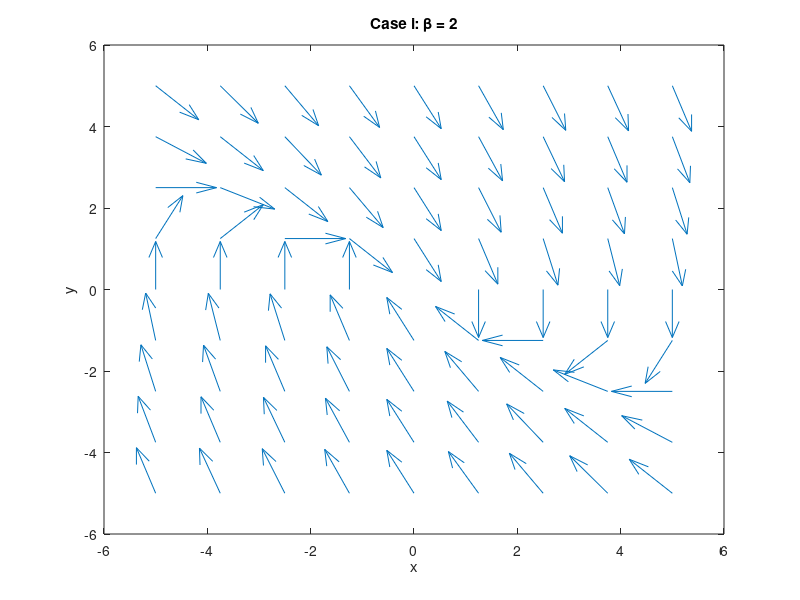
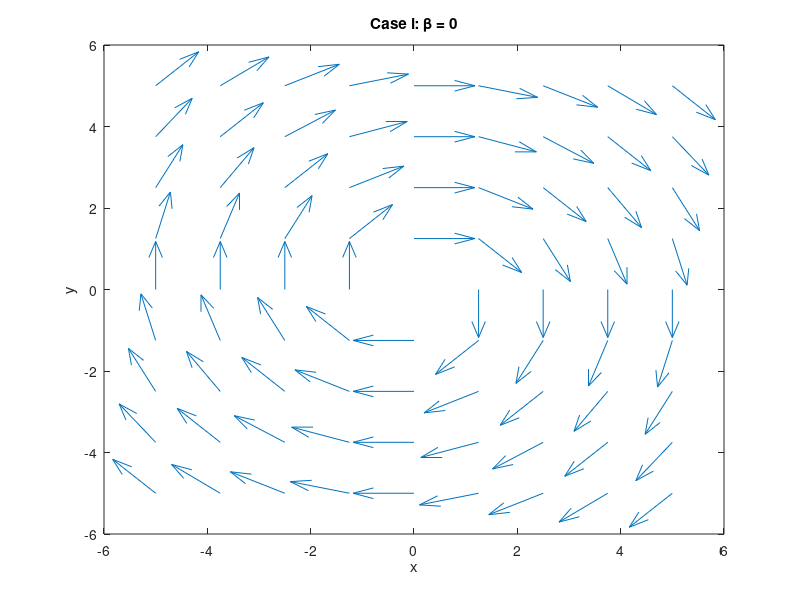
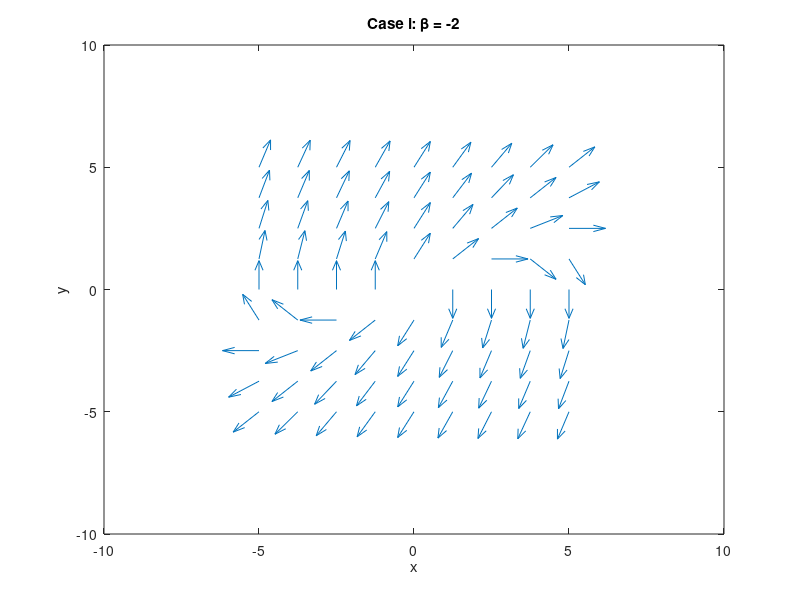

Recreate these plots in MATLAB, in order.
clear; close all;
%% Declare functions that dictate the dynamics
f1 = @(x,y,beta)(y);
f2 = @(x,y,beta)(-x - beta*y);

%% Declare 2-D mesh
lim = 5;
x = linspace(-lim,lim,9);
y = linspace(-lim,lim,9);
[X,Y] = meshgrid(x,y);
%% Case i
beta = 2;
% Storing derivatives
U = zeros(size(X));
V = zeros(size(X));
% Loop through each (x,y) pair in the mesh
for i = 1:length(X)
    for j = 1:length(Y)
        % Evaluate the derivatives
        u = f1(X(i,j),Y(i,j),beta);
        v = f2(X(i,j),Y(i,j),beta);
        r = sqrt(u^2+v^2);
        % Normalizing them to 1 and storing
        U(i,j) = u/r;
        V(i,j) = v/r;
    end
end
% Use quiver to plot; S = 0.75 to ensure arrows don't intersect
quiver(X,Y,U,V,0.75)
xlabel('x'); ylabel('y');
title('Case i: \beta = 2');
% Equilibrium point is origin
% Stable; perturbation from origin causes it to return back
%% Case ii
beta = 0;
% Storing derivatives
U = zeros(size(X));
V = zeros(size(X));
% Plot an arrow for each (x,y) pair in the mesh
for i = 1:length(X)
    for j = 1:length(Y)
        % Evaluate the derivatives
        u = f1(X(i,j),Y(i,j),beta);
        v = f2(X(i,j),Y(i,j),beta);
        r = sqrt(u^2+v^2);
        % Normalizing them to 1 and storing
        U(i,j) = u/r;
        V(i,j) = v/r;
    end
end
% used figure to open a new plot window
figure;
% Use quiver to plot; S = 0.75 to ensure arrows don't intersect
quiver(X,Y,U,V,0.75)
xlabel('x'); ylabel('y');
title('Case i: \beta = 0');
% Unstable; perturbation from origin causes it to go away from it
%% Case iii
beta = -2;
% Storing derivatives
U = zeros(size(X));
V = zeros(size(X));
% Plot an arrow for each (x,y) pair in the mesh
for i = 1:length(X)
    for j = 1:length(Y)
        % Evaluate the derivatives
        u = f1(X(i,j),Y(i,j),beta);
        v = f2(X(i,j),Y(i,j),beta);
        r = sqrt(u^2+v^2);
        % Normalizing them to 1 and storing
        U(i,j) = u/r;
        V(i,j) = v/r;
    end
end
% used figure to open a new plot window
figure;
% Use quiver to plot; S = 0.75 to ensure arrows don't intersect
quiver(X,Y,U,V,0.75)
xlabel('x'); ylabel('y');
title('Case i: \beta = -2');
% Unstable, slight perturbation from origin takes it away from it